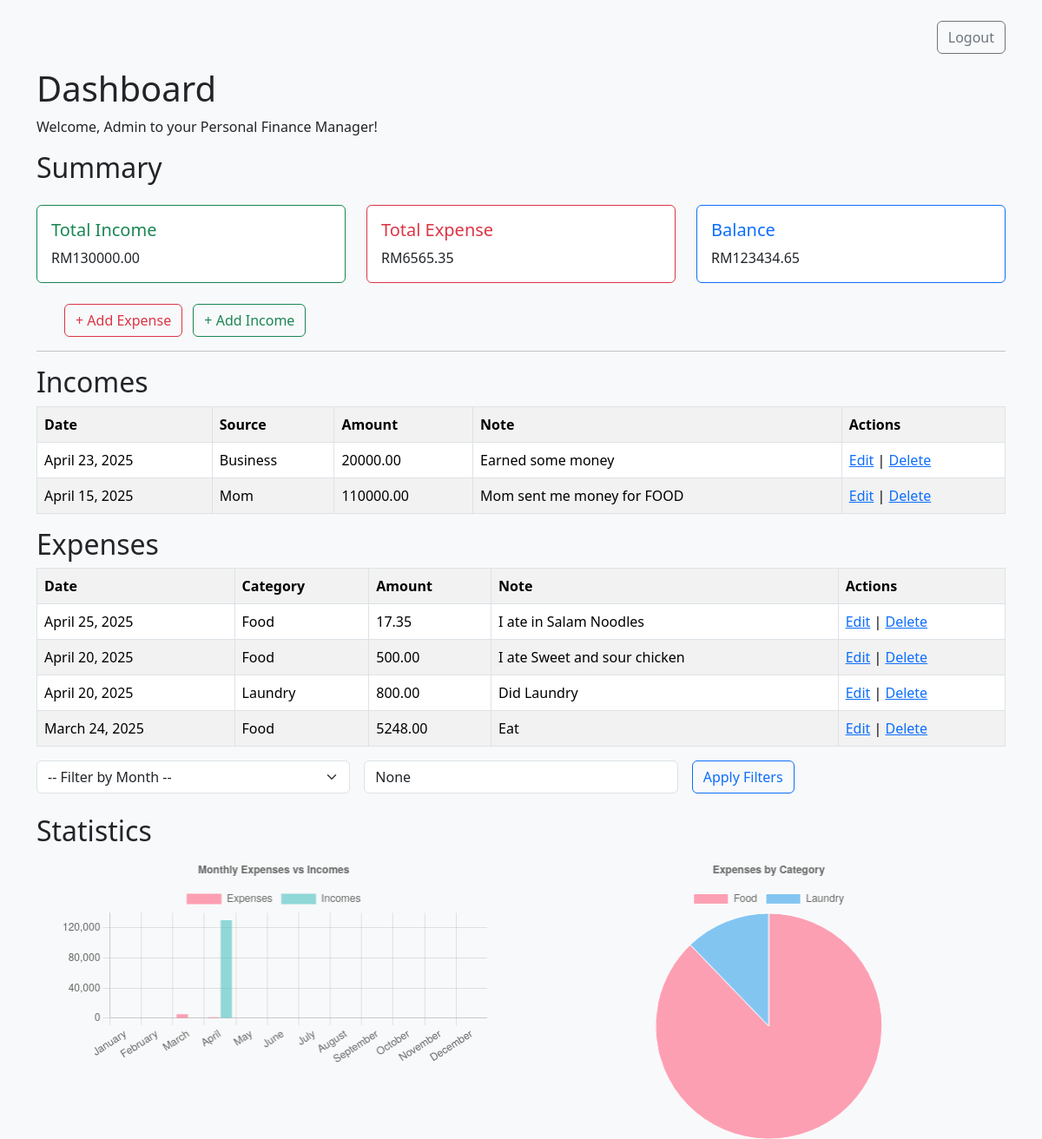
The app's page / (signed in) with its own data.
### finance/models.py (models this page shows, shortened)
class Income(models.Model):
    user = models.ForeignKey(User, on_delete=models.CASCADE)
    source = models.CharField(max_length=100)
    amount = models.DecimalField(max_digits=10, decimal_places=2)
    date = models.DateField()
    note = models.TextField(blank=True)

class Expense(models.Model):
    user = models.ForeignKey(User, on_delete=models.CASCADE)
    category = models.CharField(max_length=100)
    amount = models.DecimalField(max_digits=10, decimal_places=2)
    date = models.DateField()
    note = models.TextField(blank=True)

### finance/views.py (the view)
# urls.py: path('', views.dashboard, name='dashboard'),
@login_required(login_url='login')
def dashboard(request):
    month = request.GET.get('month')
    category = request.GET.get('category')
    expenses_qs = Expense.objects.filter(user=request.user).order_by('-date')
    incomes_qs = Income.objects.filter(user=request.user).order_by('-date')
    if month:
        expenses_qs = expenses_qs.filter(date__month=month)
        incomes_qs = incomes_qs.filter(date__month=month)
    if category:
        expenses_qs = expenses_qs.filter(category__iexact=category)
    expenses_by_months = Expense.objects.filter(user=request.user)\
        .annotate(month=ExtractMonth('date'))\
        .values('month')\
        .annotate(total=Sum('amount'))\
        .order_by('month')
    incomes_by_months = Income.objects.filter(user=request.user)\
        .annotate(month=ExtractMonth('date'))\
        .values('month')\
        .annotate(total=Sum('amount'))\
        .order_by('month')
    expense_by_category = Expense.objects.filter(user=request.user)\
        .values('category')\
        .annotate(total=Sum('amount'))\
    category_labels = []
    category_totals = []
    for item in expense_by_category:
        category_labels.append(item['category'])
        category_totals.append(float(item['total']))
    months = [calendar.month_name[i] for i in range(1, 13)]
    expense_data = [0] * 12
    income_data = [0] * 12
    for e in expenses_by_months:
        expense_data[e['month'] - 1] = float(e['total'])
    for i in incomes_by_months:
        income_data[i['month'] - 1] = float(i['total'])
    total_expense = expenses_qs.aggregate(total=Sum('amount'))['total'] or 0
    total_income = incomes_qs.aggregate(total=Sum('amount'))['total'] or 0
    balance = total_income - total_expense
    month_choices = [
    ('1', 'January'), ('2', 'February'), ('3', 'March'),
    ('4', 'April'), ('5', 'May'), ('6', 'June'),
    ('7', 'July'), ('8', 'August'), ('9', 'September'),
    ('10', 'October'), ('11', 'November'), ('12', 'December'),
    ]
    context = {
        'expenses': expenses_qs.order_by('-date'),
        'incomes': incomes_qs.order_by('-date'),
        'total_expense': total_expense,
        'total_income': total_income,
        'balance': balance,
        'selected_month': month,
        'selected_category': category,
        'month_choices': month_choices,
        'months': months,
        'expense_data': expense_data,
        'income_data': income_data,
        'category_labels': category_labels,
        'category_totals':category_totals
    }
    return render(request, 'finance/dashboard.html', context)

### finance/templates/finance/dashboard.html (shortened to what this page needs)
{% load static %}
<!DOCTYPE html>
<html>
<head>
    <link href="https://cdn.jsdelivr.net/npm/bootstrap@5.3.2/dist/css/bootstrap.min.css" rel="stylesheet">
</head>
<body class="bg-light">
<div class="container mt-4">
<div class="d-flex justify-content-end mb-3">
    <a href="{% url 'logout' %}" class="btn btn-outline-secondary">Logout</a>
</div>
    <h1>Dashboard</h1>
    <p>Welcome, {{ request.user.username }} to your Personal Finance Manager!</p>
    <h2>Summary</h2>
    <div class="row my-4">
        <div class="col-md-4">
          <div class="card border-success">
            <div class="card-body">
              <h5 class="card-title text-success">Total Income</h5>
              <p class="card-text">RM{{ total_income|floatformat:2 }}</p>
            </div>
          </div>
        </div>
        <div class="col-md-4">
          <div class="card border-danger">
            <div class="card-body">
              <h5 class="card-title text-danger">Total Expense</h5>
              <p class="card-text">RM{{ total_expense|floatformat:2 }}</p>
            </div>
          </div>
        </div>
        <div class="col-md-4">
          <div class="card border-primary">
            <div class="card-body">
              <h5 class="card-title text-primary">Balance</h5>
              <p class="card-text">RM{{ balance|floatformat:2 }}</p>
            </div>
          </div>
        </div>
      </div>
    <ul>
        <a href="/add-expense/" class="btn btn-outline-danger me-2">+ Add Expense</a>
        <a href="/add-income/" class="btn btn-outline-success">+ Add Income</a>
    </ul>
    <hr>
    <h2>Incomes</h2>
    <table class="table table-striped table-bordered">
        <tr>
            <th>Date</th>
            <th>Source</th>
            <th>Amount</th>
            <th>Note</th>
            <th>Actions</th>
        </tr>
        {% for income in incomes %}
        <tr>
            <td>{{ income.date }}</td>
            <td>{{ income.source }}</td>
            <td>{{ income.amount }}</td>
            <td>{{ income.note }}</td>
            <td>
                <a href="{% url 'edit_income' income.id %}">Edit</a> |
                <a href="{% url 'delete_income' income.id %}">Delete</a>
            </td>
        </tr>
        {% empty %}
        <tr><td colspan="5">No income records yet.</td></tr>
        {% endfor %}
    </table>
    <h2>Expenses</h2>
    <table class="table table-striped table-bordered">
        <tr>
            <th>Date</th>
            <th>Category</th>
            <th>Amount</th>
            <th>Note</th>
            <th>Actions</th>
        </tr>
        {% for expense in expenses %}
        <tr>
            <td>{{ expense.date }}</td>
            <td>{{ expense.category }}</td>
            <td>{{ expense.amount }}</td>
            <td>{{ expense.note }}</td>
            <td>
                <a href="{% url 'edit_expense' expense.id %}">Edit</a> |
                <a href="{% url 'delete_expense' expense.id %}">Delete</a>
            </td>
        </tr>
        {% empty %}
        <tr><td colspan="5">No expense records yet.</td></tr>
        {% endfor %}
    </table>
    <form method="get" class="row g-3 mb-4">
      <div class="col-md-4">
        <select name="month" class="form-select">
          <option value="">-- Filter by Month --</option>
        </select>
      </div>
      <div class="col-md-4">
          <input type="text" name="category" class="form-control" placeholder="Filter by category" value="{{ selected_category }}">
      </div>
      <div class="col-md-4">
          <button type="submit" class="btn btn-outline-primary">Apply Filters</button>
      </div>
    </form>
<h2>Statistics</h2>
<div class="row">
    <div class="col-md-6 d-flex justify-content-center">
        <div style="width: 90%;">
            <canvas id="financeChart"></canvas>
        </div>
    </div>
    <div class="col-md-6 d-flex justify-content-center">
        <div style="width: 60%;">
            <canvas id="pieChart"></canvas>
        </div>
    </div>
</div>
</div>
<script>
  const chartMonths = {{ months|safe }};
  const chartExpenses = {{ expense_data|safe }};
  const chartIncomes = {{ income_data|safe }};
  const pieLabels = {{ category_labels|safe }};
  const pieData = {{ category_totals|safe }};
</script>
</body>
</html>

### records on screen
Income: date "April 23, 2025", source "Business", amount "20000.00", note "Earned some money"
Income: date "April 15, 2025", source "Mom", amount "110000.00", note "Mom sent me money for FOOD"
Expense: date "April 25, 2025", category "Food", amount "17.35", note "I ate in Salam Noodles"
Expense: date "April 20, 2025", category "Food", amount "500.00", note "I ate Sweet and sour chicken"
Expense: date "April 20, 2025", category "Laundry", amount "800.00", note "Did Laundry"
Expense: date "March 24, 2025", category "Food", amount "5248.00", note "Eat"

### other values on screen
{{ request.user.username }} "Admin"
{{ total_income|floatformat:2 }} "130000.00"
{{ total_expense|floatformat:2 }} "6565.35"
{{ balance|floatformat:2 }} "123434.65"
chart data {{ months|safe }} ['January', 'February', 'March', 'April', 'May', 'June', 'July', 'August', 'September', 'October', 'November', 'December']
chart data {{ expense_data|safe }} [0, 0, 5248.0, 1317.35, 0, 0, 0, 0, 0, 0, 0, 0]
chart data {{ income_data|safe }} [0, 0, 0, 130000.0, 0, 0, 0, 0, 0, 0, 0, 0]
chart data {{ category_labels|safe }} ['Food', 'Laundry']
